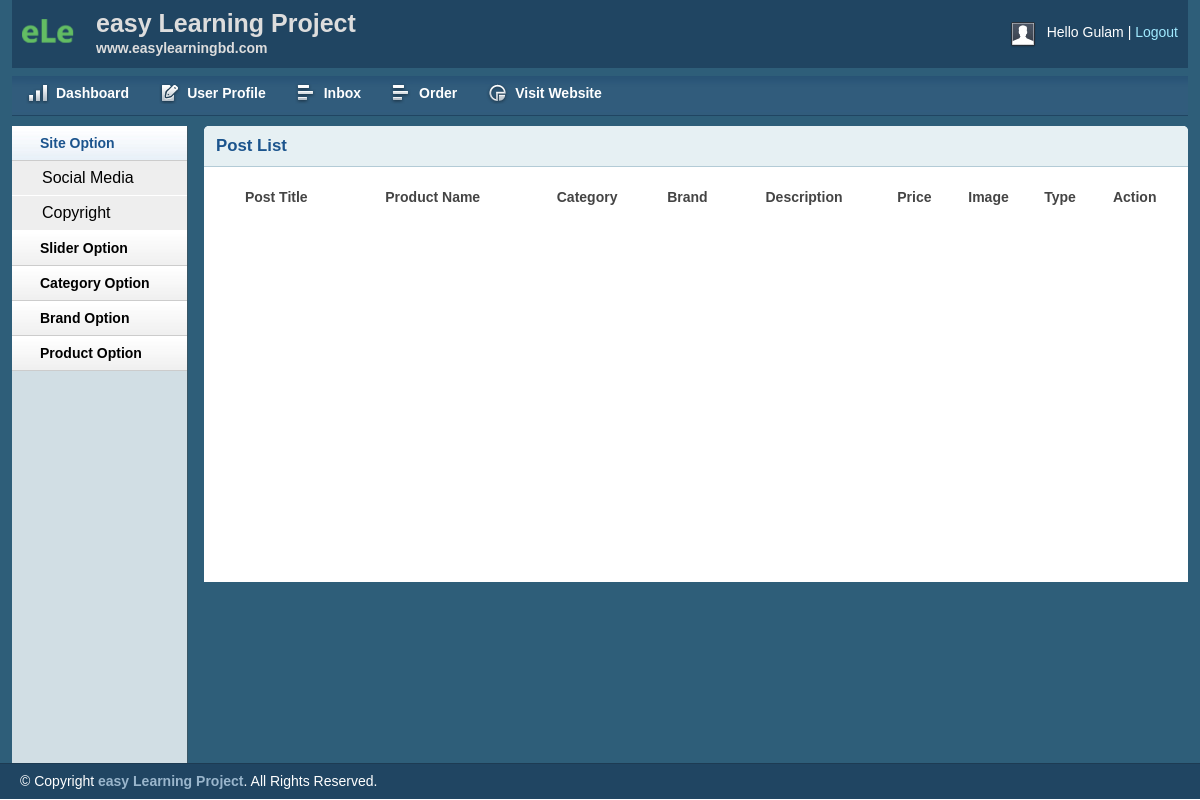
Before: /admin/productlist.php (signed in) with the older database file.
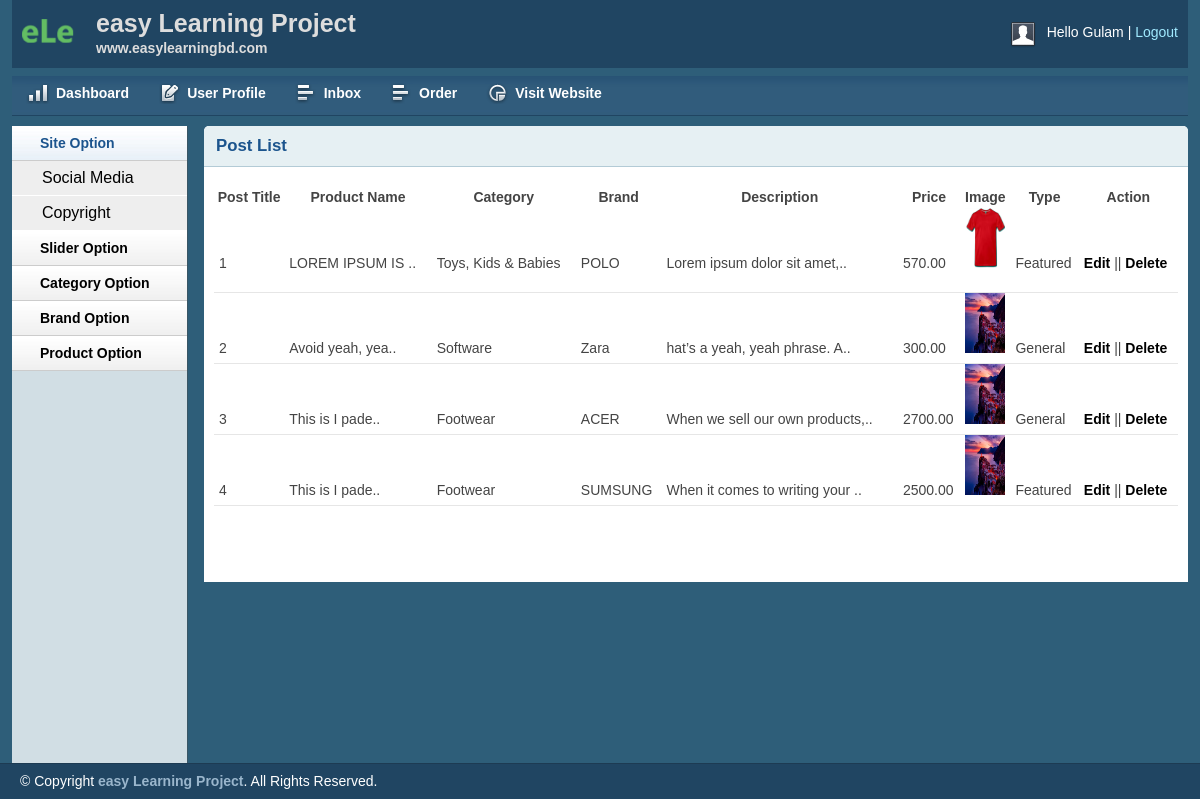
After: the same page with the newer database file.
### tables this page shows
CREATE TABLE `tbl_product` (
  `productId` int(11) NOT NULL,
  `productName` varchar(255) NOT NULL,
  `catId` int(11) NOT NULL,
  `brandId` int(11) NOT NULL,
  `body` text NOT NULL,
  `price` float(10,2) NOT NULL,
  `image` varchar(255) NOT NULL,
  `type` tinyint(4) NOT NULL DEFAULT 0
);

CREATE TABLE `tbl_category` (
  `catId` int(11) NOT NULL,
  `catName` varchar(200) NOT NULL
);

CREATE TABLE `tbl_brand` (
  `brandId` int(11) NOT NULL,
  `brandName` varchar(255) NOT NULL
);

### lib/Session.php (called while the page is built, shortened)
<?php
class Session
{
	public static function get($key)
	{
		if (isset($_SESSION[$key])) {
			return $_SESSION[$key];
		}else{
			return false;
		}
	}
}
?>

### lib/DataBase.php (called while the page is built, shortened)
<?php
class Database {
public $host = DB_HOST;
public $user = DB_USER;
public $pass = DB_PASS;
public $dbname = DB_NAME;
 public $link;
    private function connectDB(){
   $this->link = new mysqli($this->host,$this->user, $this->pass, $this->dbname);
 }
     public function select ($query){
     	 $result = $this->link->query($query) or die ($this->link->error.__LINE__);
     	 if ($result->num_rows > 0) {
     	 	return $result;
     	 }else{
     	 	return false;
     	 }
     }
}
?>

### classes/Product.php (called while the page is built, shortened)
<?php
 $filepath = realpath(dirname(__FILE__));
include_once ($filepath.'/../lib/Database.php');
include_once ($filepath.'/../helpers/Format.php');
?>
<?php
class Product
{
	private $db;
	function __construct()
	{
	   $this->db   = new Database();
	}
public function getAllProduct()
{
$query = "SELECT tbl_product.*, tbl_category.catName, tbl_brand.brandName
         FROM tbl_product
         INNER JOIN tbl_category
         ON tbl_product.catId = tbl_category.catId
         INNER JOIN tbl_brand
         ON tbl_product.brandId = tbl_brand.brandId
         ORDER BY tbl_product.productId DESC";
	$result  = $this->db->select($query);
	return $result;
}
}

### helpers/Format.php (called while the page is built, shortened)
<?php
class Format{
public function textShorten($text,$limit=400)
{
	$text = $text. "";
	$text = substr($text, 0, $limit);
	$text = $text."..";
	return $text;
}
}
?>

### admin/productlist.php (the view, shortened to what this page needs)
<?php include 'inc/header.php';?>
<?php include 'inc/sidebar.php';?>
<?php include '../classes/Product.php';?>
<?php include_once'../helpers/Format.php';?>
<?php
  $pd  =new Product();
  $fm  =new Format();
?>
<div class="grid_10">
    <div class="box round first grid">
        <h2>Post List</h2>
        <div class="block">
            <table class="data display datatable" id="example">
			<thead>
				<tr>
					<th>Post Title</th>
					<th>Product Name</th>
					<th>Category</th>
					<th>Brand</th>
					<th>Description</th>
					<th>Price</th>
					<th>Image</th>
					<th>Type</th>
					<th>Action</th>
				</tr>
			</thead>
			<tbody>
				<?php
                 $getPd =$pd->getAllProduct();
                 $sr =1;
                   if ($getPd) {
                   	while ($result =$getPd->fetch_assoc() ) {
				?>
				<tr class="odd gradeX">
					<td><?php echo $sr;?></td>
					<td><?php echo$fm->textShorten($result['productName'],15);?></td>
					<td><?php echo $result['catName'];?></td>
					<td><?php echo $result['brandName'];?></td>
					<td><?php echo$fm->textShorten($result['body'], 30);?></td>
					<td><?php echo $result['price'];?></td>
					<td><img src="<?php echo $result['image'];?>" style="width: 40px; height: 60px;"></td>
					<td><?php
					if ($result['type'] == 0) {
						echo "Featured";
					}else {
						echo "General";
					}
					?></td>
					<td><a href="productedit.php?proId=<?php echo
							$result['productId']?>">Edit</a> ||
							<a onclick="return confirm('Are you sure to delete')" href="?delpro=<?php echo $result['productId']; ?>">Delete</a></td>
				</tr>
				<?php
				$sr++;
              	}
                   }
				?>
			</tbody>
		</table>
       </div>
    </div>
</div>
<?php include 'inc/footer.php';?>

### admin/inc/header.php (shortened to what this page needs)
<?php
include '../lib/Session.php';
?>
<!DOCTYPE html>
<html>
<head>
    <link rel="stylesheet" type="text/css" href="css/reset.css" media="screen" />
    <link rel="stylesheet" type="text/css" href="css/text.css" media="screen" />
    <link rel="stylesheet" type="text/css" href="css/grid.css" media="screen" />
    <link rel="stylesheet" type="text/css" href="css/layout.css" media="screen" />
    <link rel="stylesheet" type="text/css" href="css/nav.css" media="screen" />
    <link href="css/table/demo_page.css" rel="stylesheet" type="text/css" />
</head>
<body>
    <div class="container_12">
        <div class="grid_12 header-repeat">
            <div id="branding">
                <div class="floatleft logo">
                    <img src="img/livelogo.png" alt="Logo" />
                </div>
                <div class="floatleft middle">
                    <h1>easy Learning Project</h1>
                    <p>www.easylearningbd.com</p>
                </div>
                <div class="floatright">
                    <div class="floatleft">
                        <img src="img/img-profile.jpg" alt="Profile Pic" /></div>
                    <div class="floatleft marginleft10">
                        <ul class="inline-ul floatleft">
                            <li>Hello <?php echo Session::get('adminName'); ?></li>
                            <li><a href="?action=logout">Logout</a></li>
                        </ul>
                    </div>
                </div>
            </div>
        </div>
        <div class="grid_12">
            <ul class="nav main">
                <li class="ic-dashboard"><a href="dashbord.php"><span>Dashboard</span></a> </li>
                <li class="ic-form-style"><a href=""><span>User Profile</span></a></li>
                <li class="ic-grid-tables"><a href="inbox.php"><span>Inbox</span></a></li>
                <li class="ic-grid-tables"><a href="mainorder.php"><span>Order</span></a></li>
                <li class="ic-charts"><a href=""><span>Visit Website</span></a></li>
            </ul>
        </div>

### admin/inc/sidebar.php (shortened to what this page needs)
<div class="grid_2">
    <div class="box sidemenu">
        <div class="block" id="section-menu">
            <ul class="section menu">
               <li><a class="menuitem">Site Option</a>
                    <ul class="submenu">
                        <li><a href="social.php">Social Media</a></li>
                        <li><a href="copyright.php">Copyright</a></li>
                    </ul>
                </li>
				<li><a class="menuitem">Slider Option</a>
                </li>
                <li><a class="menuitem">Category Option</a>
                </li>
                  <li><a class="menuitem">Brand Option</a>
                </li>
                <li><a class="menuitem">Product Option</a>
                </li>
            </ul>
        </div>
    </div>
</div>

### admin/inc/footer.php (shortened to what this page needs)
    </div>
    <div id="site_info">
        <p>
         &copy; Copyright <a href="http://easylearningbd.com">easy Learning Project</a>. All Rights Reserved.
        </p>
    </div>
</body>
</html>

### admin/css/layout.css (style rules this page uses)
body { background: #fff none repeat scroll 0 0; color: #444; font-size: 14px; padding: 0; }
.floatleft { float:left; }
.logo img { margin-top: -15px; width: 52px; }
.middle { margin-left: 22px; margin-top: -14px; }
.middle h1 { color:#ddd;margin:0 }
.middle p { color: #ddd; margin: 0; font-weight: bold; }
.floatright { float:right; }
.inline-ul li { display:inline; color:#fff; }
.marginleft10 { margin-left:10px; }
a { color: #000; font-weight:bold; text-decoration: none; }
.container_12, .container_16 { background:#2E5E79; }
h1, h2, h3, h4, h5, h6 { line-height:1.2em; margin-bottom:.3em; }
h2 { margin-top:1em; }
#branding { font-weight: normal; margin-bottom: 0; padding: 22px 10px 3px; text-align: left; }
.header-repeat { background:url(../img/header-repeat.jpg) repeat-x; }
#branding a { color:#A1EAFF; font-weight:normal; }
#branding a:before { content:" | "; color:#fff; }
#branding ul, #branding ul li { margin:0px; padding:0px; }
#branding li { padding:0px 0px 0px 0px !important; }
.box { background:#fff; margin-bottom:20px; padding:10px 10px 10px 10px; margin-left:-8px; }
.box.grid { padding-bottom:40px; }
.box.round { -moz-border-radius: 5px 5px 0px 0px; -webkit-border-radius: 5px 5px 0px 0px; border-radius: 5px 5px 0px 0px; }
.box h2 { font-size:1.2em; font-weight:bold; color:#1B548D; background:#E6F0F3; margin:-10px -10px 0 -10px; padding:10px 12px; border-bottom:1px solid #B3CBD6; -moz-border-radius: 5px 5px 0px 0px; -webkit-border-radius: 5px 5px 0px 0px; border-radius: 5px 5px 0px 0px; }
.box.first { min-height: 406px; }
.block { padding-top:20px; }
.box.sidemenu { background-color:#D1DEE4; border-right:1px solid #3A5665; padding:0px; margin:0px; cursor:pointer; }
.box.sidemenu .block { padding-top:0px; margin-top:0px; }
p { margin-bottom:1em; }
ul, ol { padding-top:0; }
ul.menu { list-style:none; border-top:1px solid #bbb; }
ul.menu li { margin:0; }
ul.menu li a { display:block; padding:4px 10px; border-bottom:1px solid #ccc; }
ul.menu ul { list-style:none; margin:0; }
ul.menu ul li a { padding-left:30px; }
ul.section { border-top:0; margin-bottom:0; }
ul.section li a { background:url(../img/sidemenu-repeat.jpg) repeat-x; line-height:26px; padding-left:28px; }
ul.section li li a { background:#ddd; border-bottom:1px solid #eee; }
ul.section ul li { text-transform:none; }
ul.section ul.current li a { background: #eee none repeat scroll 0 0; border-bottom: 1px solid #fff; font-size: 16px; font-weight: normal; }
ul.section li a.current { color:#1B548D; background:url(../img/sidemenu-repeat-hover.jpg) repeat-x; }
#site_info { color:#fff; background:#204562; border-top:1px solid #1d3b53; padding-left:20px; }
#site_info p { line-height:35px; margin-bottom:0px; }
#site_info a { color:#9ab6cc; }
.block { padding-bottom:1px; }
table.display { margin: 0 auto; clear: both; width: 100%; }
tr.odd { height: 30px; line-height: 30px; border-bottom:1px solid #e6e6e6; }
tr.odd td, tr.even td { padding-left:5px; }

Changed rows visible on the page:
added tbl_product: productName "LOREM IPSUM IS ..", catId.catName "Toys, Kids & Babies", brandId.brandName "POLO", body "Lorem ipsum dolor sit amet,..", price "570.00", image (picture), type "Featured"
added tbl_product: productName "Avoid yeah, yea..", catId.catName "Software", brandId.brandName "Zara", body "hat’s a yeah, yeah phrase. A..", price "300.00", image (picture), type "General"
added tbl_product: productName "This is I pade..", catId.catName "Footwear", brandId.brandName "ACER", body "When we sell our own products,..", price "2700.00", image (picture), type "General"
added tbl_product: productName "This is I pade..", catId.catName "Footwear", brandId.brandName "SUMSUNG", body "When it comes to writing your ..", price "2500.00", image (picture), type "Featured"
